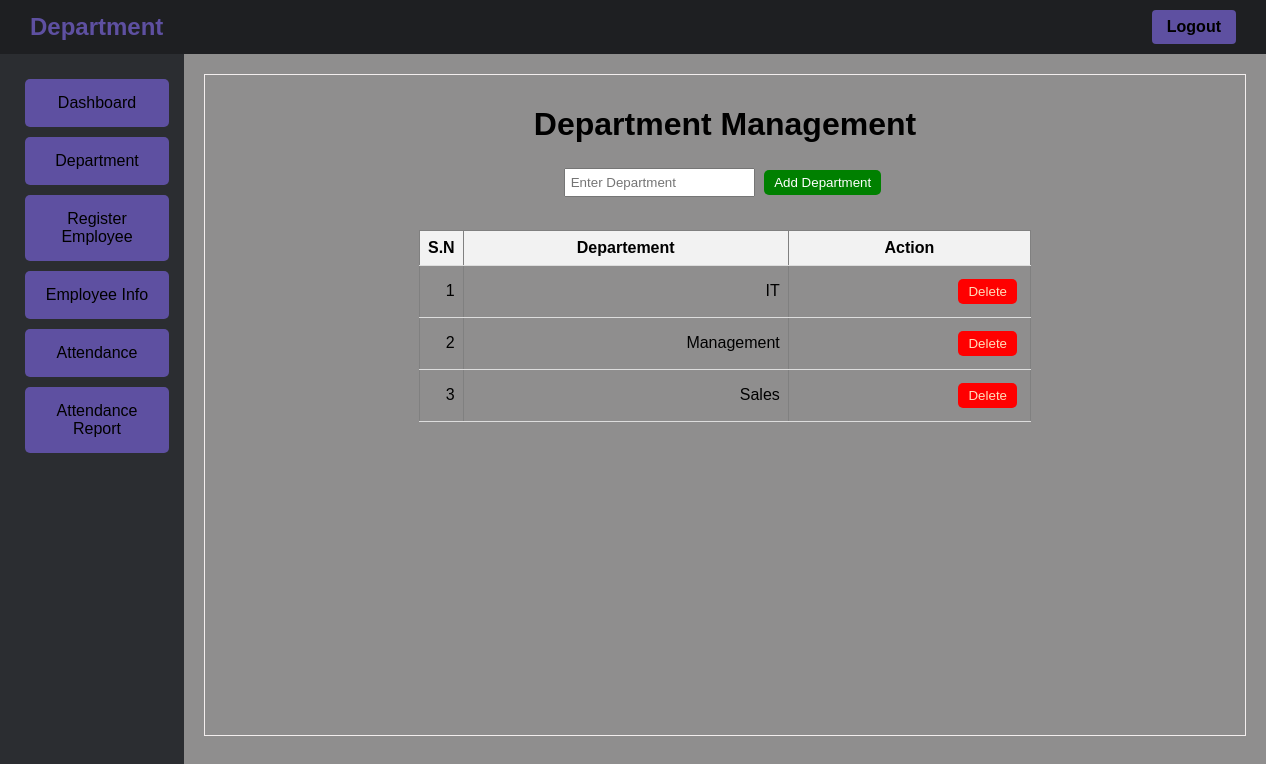
Screenshot of /admin/department.php (signed in) with the database file from the repository.
### tables this page shows
CREATE TABLE `department` (
  `dept_id` int(15) NOT NULL,
  `dept_name` varchar(60) NOT NULL
);

### admin/department.php (the view, shortened to what this page needs)
<?php
  include '../database/dept_be.php';
?>
<!DOCTYPE html>
<html>
<head>
    <link rel="stylesheet" type="text/css" href="../style/base.css">
</head>
<body>
    <div class="nav">
        <div class="admin-title">Department</div>
        <div class="logout"><a href="logout.php">Logout</a></div>
    </div>
    <div class="container">
        <div class="side_panel">
            <div class="spanel_button"><a href="dashboard.php">Dashboard</a></div>
            <div class="spanel_button"><a href="department.php">Department</a></div>
            <div class="spanel_button"><a href="empReg.php">Register Employee</a></div>
            <div class="spanel_button"><a href="empInfo.php">Employee Info</a></div>
            <div class="spanel_button"><a href="scan.php">Attendance</a></div>
            <div class="spanel_button"><a href="empAttendance.php">Attendance Report</a></div>
        </div>
        <div class="second">
            <form class="box" action="../database/dept_be.php" method="post">
                <h1>Department Management</h1>
                <div class="input-container">
                    <input type="text" id="departmentInput" placeholder="Enter Department" name="dept_name">
                    <button class= "updateBtn" onclick="addDepartment()">Add Department</button>
                </div>
                <table id="departmentTable" border="1">
                    <tr>
                        <th>S.N</th>
                        <th>Departement</th>
                        <th>Action</th>
                    </tr>
                    <tbody>
                        <?php
                            $sql = "SELECT * FROM department";
                            $result = $conn->query($sql);
                            if ($result->num_rows > 0) {
                                while($row = $result->fetch_assoc()) {
                        ?>
                        <tr>
                            <td><?= $row["dept_id"]?></td>
                            <td><?= $row["dept_name"]?></td>
                            <td>
                                <button class=deleteBtn><a href="../database/delete_dept.php?id=<?php echo $row['dept_id'] ?>">Delete</a></button>
                            </td>
                        </tr>
                        <?php
                                }
                            }
                        ?>
                    </tbody>
                </table>
            </form>
        </div>
    </div>
</body>
</html>

### style/base.css (style rules this page uses)
body { font-family: Arial, sans-serif; margin: 0; padding: 0; display: flex; flex-direction: column; }
.nav { background-color: #1e1f22; padding: 10px; display: flex; align-items: center; justify-content: space-between; }
.admin-title { color: #5e50a1; font-size: 24px; font-weight: bold; padding: 0px 20px; }
.container { width: 100vw; height: 100vh; display: flex; flex-direction: row; }
.side_panel { background-color:#2B2D31; width: 200px; padding: 20px; list-style-type: none; text-decoration: none; display: flex; flex-direction: column; align-items: flex-start; justify-content: flex-start; }
.second { flex: 1; background-color:rgb(143, 142, 142); display: flex; flex-wrap: wrap; padding: 20px; }
.box { height: 65vh; width: 1020px; position: relative; border: 1px solid rgb(243, 238, 238); display: flex; flex-wrap: wrap; padding: 10px; }
button { padding: 5px 10px; background-color: #4CAF50; color: white; border: none; cursor: pointer; }
.spanel_button { margin: 5px; background-color: #5e50a1; border: 1px solid gray; width: 100%; border: none; text-align: center; border-radius: 5px; cursor: pointer; transition: background-color 0.3s; }
.spanel_button a { display: block; color: black; text-decoration: none; font-size: 16px; padding: 10px 15px; margin: 5px; border-radius: 4px; transition: background-color 0.3s ease; }
.updateBtn { background-color: green; text-decoration: none; padding: 5px 10px; margin: 5px; border-radius: 5px; transition: background-color 0.3s ease; }
.deleteBtn { background-color: red; text-decoration: none; padding: 5px 10px; margin: 5px; border-radius: 5px; transition: background-color 0.3s ease; }
.deleteBtn a { text-decoration: none; color: #ffddbb; }
.logout { background-color: #5e50a1; color: #4ebcfc; padding: 8px 15px; border: none; border-radius: 4px; cursor: pointer; font-weight: bold; transition: background-color 0.3s ease; margin-right: 20px; }
.logout a { color: black; text-decoration: none; }

### admin/department.php (style rules this page uses)
form { font-family: Arial, sans-serif; display: flex; flex-direction: column; align-items: center; min-height: 80vh; margin: 0; }
h1 { text-align: center; }
.input-container { text-align: right; margin-bottom: 10px; }
input[type="text"] { padding: 5px; }
table { width: 60%; border-collapse: collapse; margin-top: 20px; }
th, td { padding: 8px; text-align: center; border-bottom: 1px solid #ddd; }
th:first-child { width: 20px; }
th { background-color: #f2f2f2; }
td { text-align: right; }

### rows the page displays
department: dept_id "1", dept_name "IT"
department: dept_id "2", dept_name "Management"
department: dept_id "3", dept_name "Sales"
